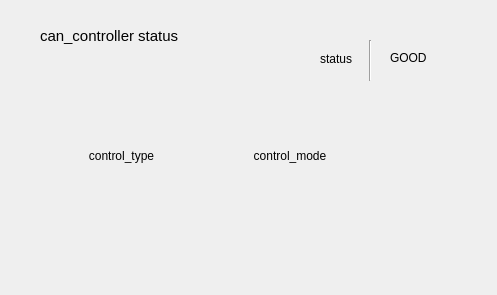
<?xml version="1.0" encoding="UTF-8"?>
<ui version="4.0">
 <class>Can_Controller_status</class>
 <widget class="QWidget" name="Can_Controller_status">
  <property name="geometry">
   <rect>
    <x>0</x>
    <y>0</y>
    <width>497</width>
    <height>295</height>
   </rect>
  </property>
  <property name="windowTitle">
   <string>Form</string>
  </property>
  <widget class="QLabel" name="lbl_status_title">
   <property name="geometry">
    <rect>
     <x>40</x>
     <y>20</y>
     <width>201</width>
     <height>31</height>
    </rect>
   </property>
   <property name="font">
    <font>
     <pointsize>11</pointsize>
     <weight>50</weight>
     <bold>false</bold>
    </font>
   </property>
   <property name="lineWidth">
    <number>1</number>
   </property>
   <property name="text">
    <string>can_controller status</string>
   </property>
   <property name="textFormat">
    <enum>Qt::AutoText</enum>
   </property>
  </widget>
  <widget class="QWidget" name="gridLayoutWidget">
   <property name="geometry">
    <rect>
     <x>40</x>
     <y>100</y>
     <width>331</width>
     <height>131</height>
    </rect>
   </property>
   <layout class="QGridLayout" name="gridLayout">
    <item row="1" column="0">
     <widget class="QLabel" name="lbl_control_type_title">
      <property name="text">
       <string>control_type</string>
      </property>
      <property name="alignment">
       <set>Qt::AlignBottom|Qt::AlignHCenter</set>
      </property>
     </widget>
    </item>
    <item row="2" column="1">
     <widget class="QLabel" name="lbl_control_mode">
      <property name="text">
       <string/>
      </property>
      <property name="alignment">
       <set>Qt::AlignCenter</set>
      </property>
     </widget>
    </item>
    <item row="2" column="0">
     <widget class="QLabel" name="lbl_control_type">
      <property name="text">
       <string/>
      </property>
      <property name="alignment">
       <set>Qt::AlignCenter</set>
      </property>
     </widget>
    </item>
    <item row="1" column="1">
     <widget class="QLabel" name="lbl_control_mode_title">
      <property name="sizePolicy">
       <sizepolicy hsizetype="Preferred" vsizetype="Preferred">
        <horstretch>0</horstretch>
        <verstretch>0</verstretch>
       </sizepolicy>
      </property>
      <property name="minimumSize">
       <size>
        <width>0</width>
        <height>0</height>
       </size>
      </property>
      <property name="layoutDirection">
       <enum>Qt::LeftToRight</enum>
      </property>
      <property name="frameShape">
       <enum>QFrame::NoFrame</enum>
      </property>
      <property name="lineWidth">
       <number>2</number>
      </property>
      <property name="text">
       <string>control_mode</string>
      </property>
      <property name="alignment">
       <set>Qt::AlignBottom|Qt::AlignHCenter</set>
      </property>
     </widget>
    </item>
   </layout>
  </widget>
  <widget class="QLabel" name="lbl_can_status_title">
   <property name="geometry">
    <rect>
     <x>320</x>
     <y>51</y>
     <width>55</width>
     <height>16</height>
    </rect>
   </property>
   <property name="text">
    <string>status</string>
   </property>
  </widget>
  <widget class="Line" name="line">
   <property name="geometry">
    <rect>
     <x>360</x>
     <y>40</y>
     <width>20</width>
     <height>41</height>
    </rect>
   </property>
   <property name="orientation">
    <enum>Qt::Vertical</enum>
   </property>
  </widget>
  <widget class="QLabel" name="lbl_can_status">
   <property name="geometry">
    <rect>
     <x>390</x>
     <y>50</y>
     <width>55</width>
     <height>16</height>
    </rect>
   </property>
   <property name="text">
    <string>GOOD</string>
   </property>
   <property name="textFormat">
    <enum>Qt::RichText</enum>
   </property>
  </widget>
 </widget>
 <resources/>
 <connections/>
</ui>
